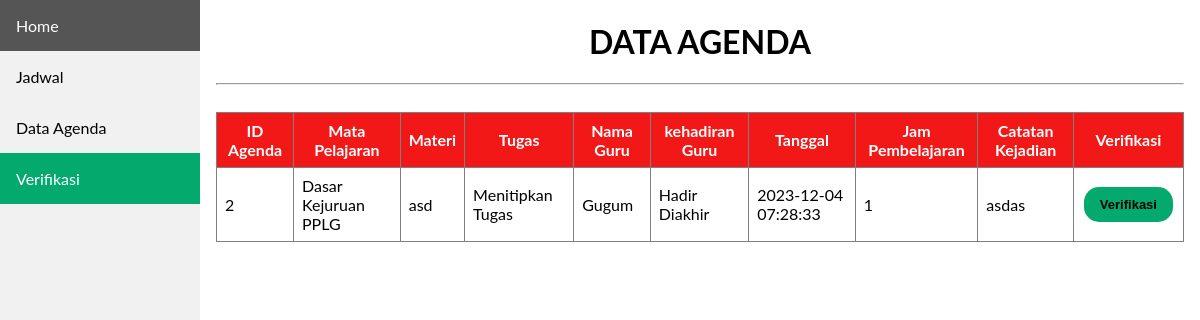
The app's page /agenda/verifikasi.php?id=198111032008011005, older data.
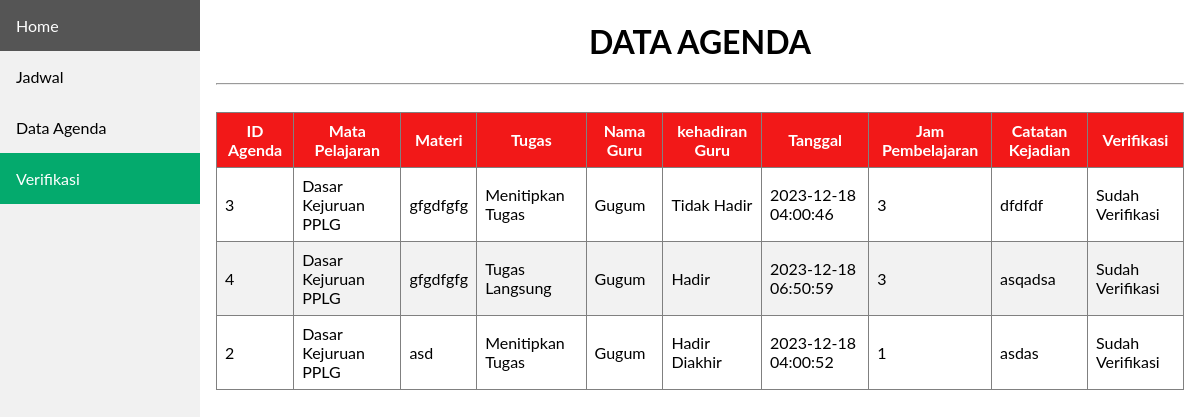
The same page, newer data.
### tables this page shows
CREATE TABLE `tb_agenda` (
  `id_agenda` int(11) NOT NULL,
  `tgl` timestamp NOT NULL DEFAULT current_timestamp() ON UPDATE current_timestamp(),
  `jam_ke` int(11) NOT NULL,
  `nip` varchar(18) NOT NULL,
  `id_kelas` varchar(6) NOT NULL,
  `id_mapel` varchar(6) NOT NULL,
  `tugas` enum('Tugas Langsung','Menitipkan Tugas','Tidak Ada Tugas') NOT NULL,
  `materi` varchar(200) NOT NULL,
  `evaluasi` varchar(200) NOT NULL,
  `kehadiran` enum('Hadir','Tidak Hadir','Hadir Diakhir') NOT NULL,
  `verifikasi` varchar(50) NOT NULL
);

CREATE TABLE `tb_mapel` (
  `id_mapel` varchar(6) NOT NULL,
  `nama_mapel` varchar(70) NOT NULL
);

CREATE TABLE `tb_guru` (
  `nip` varchar(18) NOT NULL,
  `id_mapel` varchar(6) NOT NULL,
  `nama_guru` varchar(100) NOT NULL,
  `password` varchar(100) NOT NULL,
  `role` int(11) NOT NULL
);

### agenda/verifikasi.php (the view, shortened to what this page needs)
<?php
    include 'koneksi.php';
    $nip = $_GET['id'];
    $sql = "SELECT tb_agenda.id_agenda, tb_mapel.nama_mapel, tb_agenda.materi, tb_agenda.tugas, tb_guru.nama_guru, tb_agenda.kehadiran,
            tb_agenda.tgl, tb_agenda.jam_ke, tb_agenda.evaluasi, tb_agenda.nip, tb_agenda.verifikasi FROM tb_agenda INNER JOIN tb_mapel ON tb_agenda.id_mapel = tb_mapel.id_mapel
            INNER JOIN tb_guru ON tb_agenda.nip = tb_guru.nip WHERE tb_agenda.nip='$nip'";
    $level = mysqli_query($Conn, $sql);
?>
<!DOCTYPE html>
<html>
<head>
    <link rel="stylesheet" href="navbar.css">
<body>
    <header>
        <div class="sidebar">
            <a href="beranda2.php?id=<?= $nip ?>">Home</a>
            <a href="data_agenda_guru.php?id=<?= $nip ?>">Jadwal</a>
            <a href="tampil_agenda_guru.php?id=<?= $nip ?>">Data Agenda</a>
            <a class="active" href="verifikasi.php?id=<?= $nip ?>">Verifikasi</a>
        </div>
    </header>
    <div class="content">
    <center>
<h1>DATA AGENDA</h1><hr>
<br>
<center>
<table border="1" cellspacing="0" cellpadding = "10px">
    <thead>
        <tr>
            <th>ID Agenda</th>
            <th>Mata Pelajaran</th>
            <th>Materi</th>
            <th>Tugas </th>
            <th>Nama Guru</th>
            <th>kehadiran Guru</th>
            <th>Tanggal </th>
            <th>Jam Pembelajaran </th>
            <th>Catatan Kejadian </th>
            <th>Verifikasi</th>
        </tr>
    </thead>
    <tbody>
    <?php foreach ($level as $row) : ?>
            <tr>
                <td><?= $row["id_agenda"];?></td>
                <td><?= $row["nama_mapel"];?></td>
                <td><?= $row["materi"];?></td>
                <td><?= $row["tugas"];?></td>
                <td><?= $row["nama_guru"];?></td>
                <td><?= $row["kehadiran"];?></td>
                <td><?= $row["tgl"];?></td>
                <td><?= $row["jam_ke"];?></td>
                <td><?= $row["evaluasi"];?></td>
                <?php
                    $status = $row['verifikasi'];
                    if($status == "Sudah Verifikasi"){ ?>
                        <td><?= $status;?></td>
                <?php
                    }else{ ?>
                        <td><a href="proses_verifikasi.php?id=<?= $row["id_agenda"]; ?>&nip=<?= $row["nip"];?>" style="text-decoration: none;"><button class="btn"><b>Verifikasi</b></button></a></td>
                <?php
                    }
                ?>
            </tr>
            <?php endforeach ;
            ?>
    </tbody>
</table>
    </center>
</div>

Row changes from the older to the newer data that the page shows:
added tb_agenda: id_agenda "3", id_mapel.nama_mapel "Dasar Kejuruan PPLG", materi "gfgdfgfg", tugas "Menitipkan Tugas", nip.nama_guru "Gugum", kehadiran "Tidak Hadir", tgl "2023-12-18 04:00:46", jam_ke "3", evaluasi "dfdfdf", verifikasi "Sudah Verifikasi"
added tb_agenda: id_agenda "4", id_mapel.nama_mapel "Dasar Kejuruan PPLG", materi "gfgdfgfg", tugas "Tugas Langsung", nip.nama_guru "Gugum", kehadiran "Hadir", tgl "2023-12-18 06:50:59", jam_ke "3", evaluasi "asqadsa", verifikasi "Sudah Verifikasi"
changed tb_agenda "asd": tgl "2023-12-04 07:28:33" → "2023-12-18 04:00:52"; verifikasi (not shown) → "Sudah Verifikasi"; no longer shows "Verifikasi"
